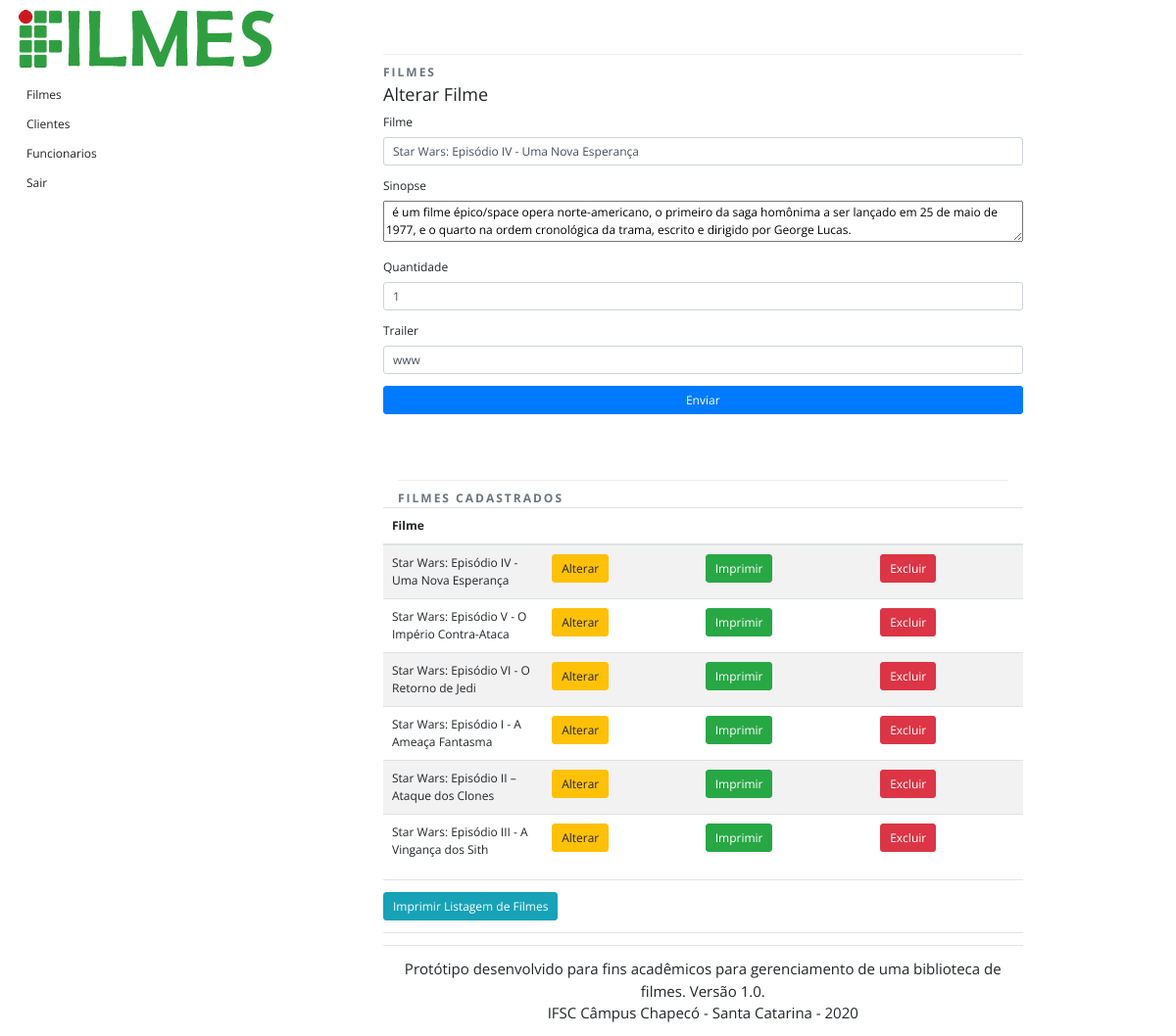
Screenshot of /adm.php?codigo=1 (signed in) with the database file from the repository.
### tables this page shows
CREATE TABLE `filme` (
  `codigo` int(11) NOT NULL,
  `titulo` varchar(255) NOT NULL,
  `sinopse` varchar(255) DEFAULT NULL,
  `quantidade` int(11) DEFAULT NULL,
  `trailer` varchar(255) DEFAULT NULL
);

### funcoes.php (the view, shortened to what this page needs)
<?php
include 'conexao.php';
if(!isset($_REQUEST['codigo'])){
    $action = "inserir_filme.php";
    $legenda = "Incluir";
    $titulofilme = "";
    $sinopse     = "";
    $quantidade  = "";
    $trailer     = "";
 } else {
    $action = "alterar_filme.php?codigo=".$_REQUEST['codigo'];
    $legenda = "Alterar";
    $query = "SELECT * FROM filme WHERE codigo = ".$_REQUEST['codigo'];
    $result = $mysqli->query($query);
    $linha = $result->fetch_object();
    $titulofilme = $linha->titulo;
    $sinopse     = $linha->sinopse;
    $quantidade  = $linha->quantidade;
    $trailer     = $linha->trailer;
}
function imprimeFilmes(){
    global $mysqli;
    $query = "SELECT * FROM filme";
    $result = $mysqli->query($query);
    while($linha = $result->fetch_object()){
        echo '<tr>
        <td scope="row">'.$linha->titulo.'</td>
        <td><a class="btn btn-warning" href="adm.php?codigo='.$linha->codigo.'" role="button">Alterar</a></td>
        <td><a class="btn btn-success" href="imprimir_filme.php?opcao=2&codigo='.$linha->codigo.'" role="button" target="_blank">Imprimir</a></td>
        <td><a class="btn btn-danger" href="excluir_filme.php?codigo='.$linha->codigo.'" role="button">Excluir</a></td>
        </tr>';
    }
}
?>

### adm.php (shortened to what this page needs)
<?php
 include 'conexao.php';
 include "funcoes.php";
?>
<!DOCTYPE html>
<html lang="en">
<head>
  <link href="css/bootstrap.min.css" rel="stylesheet">
  <link href="css/styles.css" rel="stylesheet">
  <link href="css/styles.css" rel="stylesheet">
</head>
<body>
<div class="container-fluid">
<div class="row">
  <div class="column-sm-4">
   <?php include "sidebar.php"; ?>
  </div>
  <div class="column col-sm-7">
    <div class="page-header text-muted">Filmes </div>
      <form class="form-horizontal" action="<?php echo $action; ?>" method="post">
        <fieldset>
          <legend><?php echo $legenda; ?> Filme</legend>
          <div class="form-group">
            <label for="titulofilme">Filme</label>
            <input type="text" class="form-control" id="titulofilme" name="titulofilme" value="<?php echo $titulofilme; ?>" >
          </div>
          <div class="form-group">
            <label for="sinopse">Sinopse</label>
            <textarea id="sinopse" name="sinopse"> <?php echo $sinopse; ?>  </textarea>
          </div>
          <div class="form-group">
            <label for="quantidade">Quantidade</label>
            <input type="text" class="form-control" id="quantidade" name="quantidade" value="<?php echo $quantidade; ?>"  class="input-xxlarge">
          </div>
          <div class="form-group">
            <label for="trailer">Trailer</label>
            <input type="text" class="form-control" id="trailer" name="trailer" value="<?php echo $trailer; ?>"  class="input-xxlarge">
          </div>
          <div class="form-group">
            <input name="enviar" id="enviar" type="submit" value="Enviar"  class="btn btn-primary " />
          </div>
        </fieldset>
      </form>
  <div class="container-fluid">
    <div class="page-header text-muted divider">
      Filmes Cadastrados
    </div>
  </div>
  <table class="table table-striped">
  <thead>
    <tr>
      <th scope="col" class="col-sm-3">Filme</th>
      <th scope="col"></th>
      <th scope="col"></th>
      <th scope="col"></th>
    </tr>
    </thead>
    <tbody>
      <?php
        imprimeFilmes();
      ?>
    </tbody>
  </table>
  <hr>
    <a class="btn btn-info" href="<?php echo "imprimir_filme.php?opcao=1"; ?>" role="button">Imprimir Listagem de Filmes</a>
  <hr>
  <hr />
  <?php include "rodape.php"; ?>
  </div>
  </div>
 </div>
  </body>
</html>

### css/styles.css (style rules this page uses)
html, body { height: 100%; font-family:'Open Sans',arial,sans-serif; font-size: 12px; }
a { color:#222222; }
.wrapper, .row { height: 100%; margin-left:0; margin-right:0; }
.wrapper:before, .wrapper:after, .column:before, .column:after { content: ""; display: table; }
.wrapper:after, .column:after { clear: both; }
.column { height: 100%; overflow: auto; *zoom:1; }
.divider { margin-top:32px; }
.page-header { margin-top: 55px; padding-top: 9px; border-top:1px solid #eeeeee; font-weight:700; text-transform:uppercase; letter-spacing:2px; }
input, textarea { width: 100%; }

### rows the page displays
filme: titulofilme "Star Wars: Episódio IV - Uma Nova Esperança", sinopse "é um filme épico/space opera norte-americano, o primeiro da saga homônima a ser lançado em 25 de maio de 1977, e o quarto na ordem cronológica da trama, escrito e dirigido por George Lucas.", quantidade "1", trailer "www", titulo "Star Wars: Episódio IV - Uma Nova Esperança"
filme: titulo "Star Wars: Episódio V - O Império Contra-Ataca"
filme: titulo "Star Wars: Episódio VI - O Retorno de Jedi"
filme: titulo "Star Wars: Episódio I - A Ameaça Fantasma"
filme: titulo "Star Wars: Episódio II – Ataque dos Clones"
filme: titulo "Star Wars: Episódio III - A Vingança dos Sith"

### other values shown
$legenda "Alterar"
